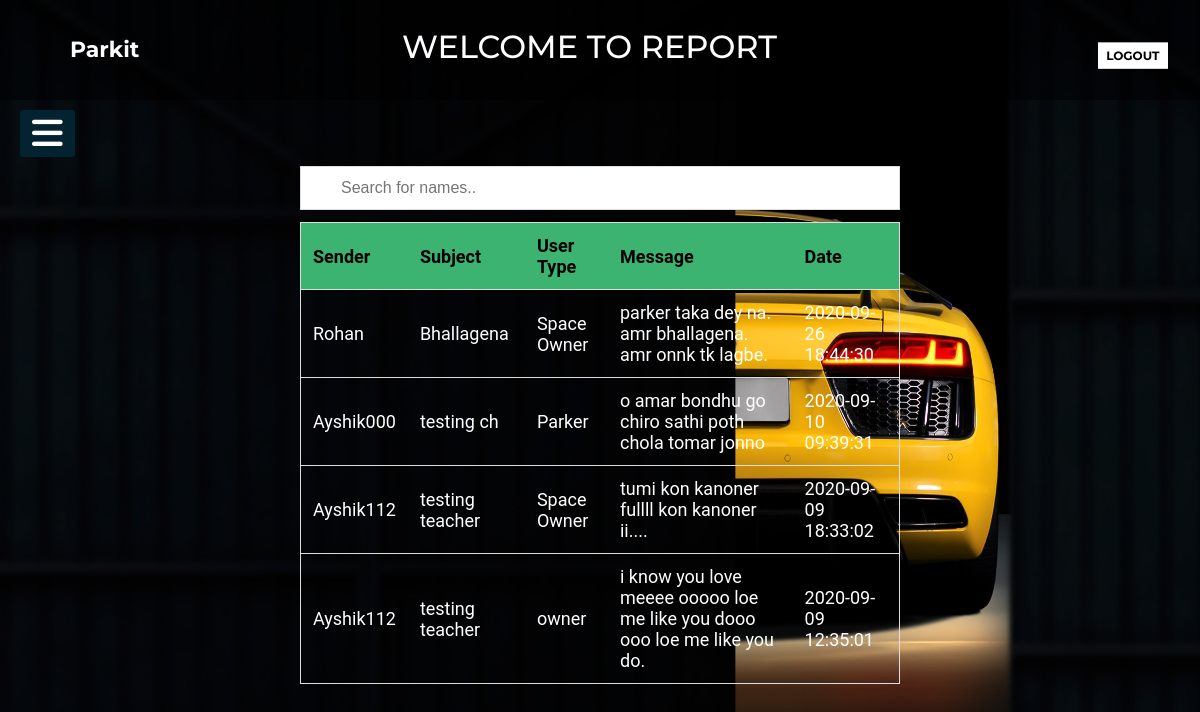
Page /Views/Admin/allreport.php (signed in) on the committed database.
### tables this page shows
CREATE TABLE `reportbox` (
  `sl` int(10) NOT NULL,
  `sender` varchar(100) NOT NULL,
  `receiver` varchar(100) NOT NULL,
  `subject` varchar(100) NOT NULL,
  `message` varchar(400) NOT NULL,
  `date` timestamp NOT NULL DEFAULT CURRENT_TIMESTAMP,
  `usertype` varchar(50) NOT NULL,
  `status` varchar(100) NOT NULL
);

### Views/Models/db_connect.php (called while the page is built, shortened)
<?php
	 $serverName="localhost";
	 $userName="root";
	 $password="";
	 $dbName="parkit";
	function get($query)
	{
        $data=array();
		global $serverName,$userName,$password,$dbName;
		$conn = mysqli_connect( $serverName, $userName, $password, $dbName);
        $result=mysqli_query($conn,$query);
        if(mysqli_num_rows($result) > 0)
        {
            while($row = mysqli_fetch_assoc($result))
            {
                $entity=array();
                foreach($row as $k=>$v)
                {
                    $entity[$k] = $row[$k];
                }
                $data[] = $entity;
            }
        }
		return $data;
	}
?>

### Controllers/AdminController.php (called while the page is built, shortened)
<?php
  require_once '../Models/db_connect.php';
function allreport()
{
  $query="SELECT * FROM reportbox order by `sl` DESC";
  $product=get($query);
  return $product;
}
?>

### Views/Admin/allreport.php (the view, shortened to what this page needs)
<?php
require_once ('../../Controllers/AdminController.php');
	$info = allreport();
?>
<!DOCTYPE html>
<html lang="en">
  <head>
    <link rel="stylesheet" href="allreport.css" />
  </head>
  <body>
    <header class="header">
      <div class="bgimage">
        <div class="menu">
          <div class="leftmenu">
            <h3><a href="adminarea.php">Parkit</a></h3>
          </div>
          <div class="welcome">
            <h1>Welcome to Report</h1>
            <div class="rightmenu">
              <button
                id="buttonone"
                <
                onclick="window.location.href='../home.html';"
              >
                Logout
              </button>
            </div>
          </div>
        </div>
      </div>
    </header>
    <label for="check">
      <i class="fas fa-bars" id="btn"></i>
    </label>
    <section>
      <div class="main-section">
        <div class="dashbord">
          <div class="icon-section">
          <form  method="post" action="" enctype="multipart/form-data">
          <center><input type="text" id="myInput" onkeyup="myFunction()" placeholder="Search for names.." title="Type in a name"></center>
<center><table id="myTable">
  <tr class="header">
    <th style="color:black">Sender</th>
    <th style="color:black">Subject</th>
<th style="color:black">User Type</th>
    <th style="color:black">Message</th>
<th style="color:black">Date</th>
  </tr>
  <tbody>
    <?php
      foreach($info as $info)
      {
        echo "<tr>";
        echo "<td>".$info["sender"]."</td>";
        echo "<td>".$info["subject"]."</td>";
  echo "<td>".$info["usertype"]."</td>";
echo "<td>".$info["message"]."</td>";
            echo "<td>".$info["date"]."</td>";
        echo "</tr>";
      }
    ?>
  </tbody>
</table></center>
            </form>
          </div>
        </div>
      </div>
    </section>
  </body>
</html>

### Views/Admin/allreport.css (style rules this page uses)
* { margin: 0; padding: 0; }
body { background: url(../Images/car.jpg); background-size: 100% 110%; width: 100%; height: 100vh; }
* { padding: 0; margin: 0; list-style: none; text-decoration: none; }
body { font-family: "Roboto", sans-serif; }
.menu { width: 100%; height: 100px; background-color: rgba(0, 0, 0, 0.5); }
.leftmenu { width: 20%; line-height: 100px; float: left; }
.leftmenu h3 { padding-left: 70px; font-weight: bold; color: white; font-size: 22px; font-family: "Montserrat", sans-serif; cursor: pointer; }
.leftmenu h3 a { color: white; text-decoration: none; }
.rightmenu { width: 70%; height: 100px; float: right; }
#buttonone { background-color: white; border: none; font-size: 12px; font-weight: bold; text-transform: uppercase; line-height: 20px; width: 70px; font-family: "Montserrat", sans-serif; border: 3px solid white; cursor: pointer; transform: translate(70%, -90%); margin-left: 82%; }
label #btn, label #cancel { position: absolute; background: #042331; border-radius: 3px; cursor: pointer; }
label #btn { left: 20px; top: 110px; font-size: 35px; color: white; padding: 6px 12px; transition: all 0.5s; }
.welcome h1 { color: white; font-family: "Montserrat", sans-serif; text-transform: uppercase; font-weight: 500; text-align: center; padding-right: 261px; padding-top: 27px; }

### Views/Admin/allreport.php (style rules this page uses)
* { box-sizing: border-box; }
#myInput { background-image: url('https://www.w3schools.com/css/searchicon.png'); background-position: 10px 10px; background-repeat: no-repeat; width: 50%; font-size: 16px; padding: 12px 20px 12px 40px; border: 1px solid #ddd; margin-bottom: 12px; }
#myTable { border-collapse: collapse; width: 50%; border: 1px solid #ddd; font-size: 18px; color: white; }
#myTable th, #myTable td { text-align: left; padding: 12px; }
#myTable tr { border-bottom: 1px solid #ddd; }
#myTable tr.header, #myTable tr:hover { background-color: mediumseagreen; }

### rows in the picture
reportbox: sender "Rohan", subject "Bhallagena", usertype "Space Owner", message "parker taka dey na. amr bhallagena. amr onnk tk lagbe.", date "2020-09-26 18:44:30"
reportbox: sender "Ayshik000", subject "testing ch", usertype "Parker", message "o amar bondhu go chiro sathi poth chola tomar jonno", date "2020-09-10 09:39:31"
reportbox: sender "Ayshik112", subject "testing teacher", usertype "Space Owner", message "tumi kon kanoner fullll kon kanoner ii....", date "2020-09-09 18:33:02"
reportbox: sender "Ayshik112", subject "testing teacher", usertype "owner", message "i know you love meeee ooooo loe me like you dooo ooo loe me like you do.", date "2020-09-09 12:35:01"
